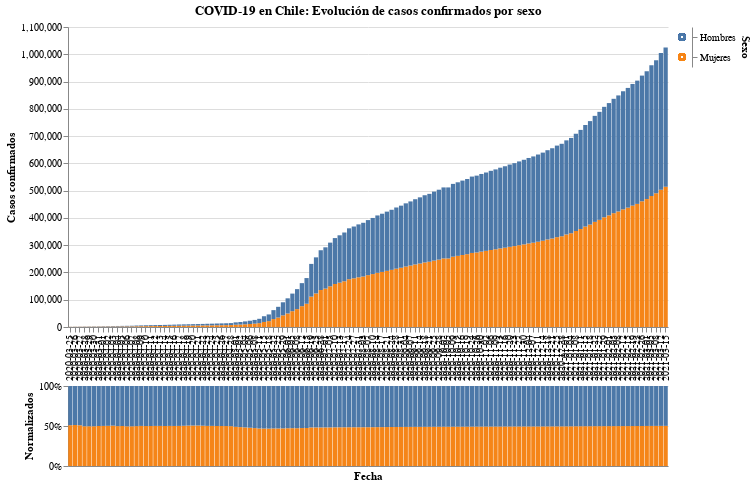

Notebook code cell kept with this figure:
### Code cell
#hide
input_dropdown = alt.binding_select(options=cases_by_sex_long_form['Sexo'].unique())
selection1 = alt.selection_single(fields=['Sexo'], bind=input_dropdown, name=' ')
selection2 = alt.selection_multi(fields=['Sexo'], on='mouseover')

color = alt.condition(selection1 | selection2,
                    alt.Color('Sexo:N', scale=alt.Scale(scheme='tableau10'), legend=None),
                    alt.value('lightgray'))

bars1 = alt.Chart(cases_by_sex_long_form.reset_index()).mark_bar().encode(
    x=alt.X("Fecha", axis=alt.Axis(title="")),
    y=alt.Y("Casos confirmados"),
    tooltip = ["Fecha", "Casos confirmados"],
    color=color
).add_selection(
    selection1, selection2
).transform_filter(
    selection1
)

legend = alt.Chart(cases_by_sex_long_form.reset_index()).mark_point().encode(
    y=alt.Y('Sexo:N', axis=alt.Axis(orient='right')),
    color=color
).add_selection(
    selection1, selection2
)

bars2 = alt.Chart(cases_by_sex_long_form.reset_index()).mark_bar().encode(
    x=alt.X("Fecha", axis=alt.Axis(title="Fecha", ticks=False, labels=False)),
    y=alt.Y("Casos confirmados", axis=alt.Axis(title="Normalizados", format='%'), stack="normalize"),
    color=color,
    tooltip = ["Fecha", "Casos confirmados"],
).add_selection(
    selection1, selection2
).transform_filter(
    selection1
)

alt.vconcat(
    bars1.properties(
        title = 'COVID-19 en Chile: Evolución de casos confirmados por sexo',
        width=600) | legend,
    bars2.properties(
        height = 80,
        width=600)
).configure_view(
    stroke=None
).configure_concat(
    spacing=1
)

### Figure 1 — Vega-Lite specification as saved in the notebook (floating-point values rounded to 4 significant figures; data arrays with more than 128 entries replaced by an {"elided": "..."} marker saying what was removed)
{"config": {"view": {"continuousWidth": 400, "continuousHeight": 300, "stroke": null}, "concat": {"spacing": 1}}, "vconcat": [{"hconcat": [{"data": {"name": "data-b3e9990fbc979fd259d52bf40e70ad1f"}, "mark": "bar", "encoding": {"color": {"condition": {"type": "nominal", "field": "Sexo", "legend": null, "scale": {"scheme": "tableau10"}, "selection": {"or": [" ", "selector003"]}}, "value": "lightgray"}, "tooltip": [{"type": "nominal", "field": "Fecha"}, {"type": "quantitative", "field": "Casos confirmados"}], "x": {"type": "nominal", "axis": {"title": ""}, "field": "Fecha"}, "y": {"type": "quantitative", "field": "Casos confirmados"}}, "selection": {" ": {"type": "single", "fields": ["Sexo"], "bind": {"input": "select", "options": ["Mujeres", "Hombres"]}}, "selector003": {"type": "multi", "fields": ["Sexo"], "on": "mouseover"}}, "title": "COVID-19 en Chile: Evolución de casos confirmados por sexo", "transform": [{"filter": {"selection": " "}}], "width": 600}, {"data": {"name": "data-b3e9990fbc979fd259d52bf40e70ad1f"}, "mark": "point", "encoding": {"color": {"condition": {"type": "nominal", "field": "Sexo", "legend": null, "scale": {"scheme": "tableau10"}, "selection": {"or": [" ", "selector003"]}}, "value": "lightgray"}, "y": {"type": "nominal", "axis": {"orient": "right"}, "field": "Sexo"}}, "selection": {" ": {"type": "single", "fields": ["Sexo"], "bind": {"input": "select", "options": ["Mujeres", "Hombres"]}}, "selector003": {"type": "multi", "fields": ["Sexo"], "on": "mouseover"}}}]}, {"data": {"name": "data-b3e9990fbc979fd259d52bf40e70ad1f"}, "mark": "bar", "encoding": {"color": {"condition": {"type": "nominal", "field": "Sexo", "legend": null, "scale": {"scheme": "tableau10"}, "selection": {"or": [" ", "selector003"]}}, "value": "lightgray"}, "tooltip": [{"type": "nominal", "field": "Fecha"}, {"type": "quantitative", "field": "Casos confirmados"}], "x": {"type": "nominal", "axis": {"labels": false, "ticks": false, "title": "Fecha"}, "field": "Fecha"}, "y": {"type": "quantitative", "axis": {"format": "%", "title": "Normalizados"}, "field": "Casos confirmados", "stack": "normalize"}}, "height": 80, "selection": {" ": {"type": "single", "fields": ["Sexo"], "bind": {"input": "select", "options": ["Mujeres", "Hombres"]}}, "selector003": {"type": "multi", "fields": ["Sexo"], "on": "mouseover"}}, "transform": [{"filter": {"selection": " "}}], "width": 600}], "$schema": "https://vega.github.io/schema/vega-lite/v4.8.1.json", "datasets": {"data-b3e9990fbc979fd259d52bf40e70ad1f": {"elided": "712 records"}}}
